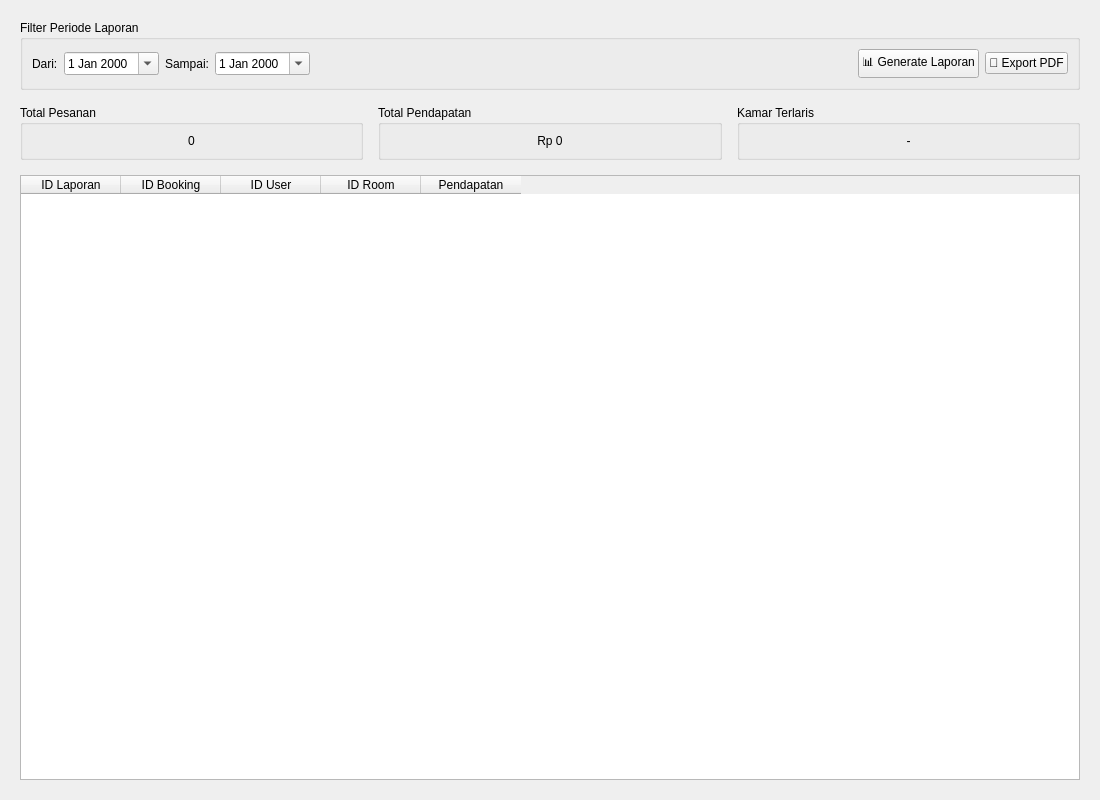
<?xml version="1.0" encoding="UTF-8"?>
<ui version="4.0">
 <class>AdminReportApp</class>

 <widget class="QWidget" name="AdminReportApp">
  <property name="geometry">
   <rect>
    <x>0</x><y>0</y><width>1100</width><height>800</height>
   </rect>
  </property>
  <property name="windowTitle">
   <string>Golden Stay - Laporan Pendapatan</string>
  </property>

  <layout class="QVBoxLayout" name="verticalLayout">
   <property name="spacing"><number>15</number></property>
   <property name="margin"><number>20</number></property>

   <!-- FILTER PERIODE -->
   <item>
    <widget class="QGroupBox" name="group_filter">
     <property name="title">
      <string>Filter Periode Laporan</string>
     </property>
     <layout class="QHBoxLayout">

      <item>
       <widget class="QLabel">
        <property name="text"><string>Dari:</string></property>
       </widget>
      </item>

      <item>
       <widget class="QDateEdit" name="date_start">
        <property name="calendarPopup"><bool>true</bool></property>
       </widget>
      </item>

      <item>
       <widget class="QLabel">
        <property name="text"><string>Sampai:</string></property>
       </widget>
      </item>

      <item>
       <widget class="QDateEdit" name="date_end">
        <property name="calendarPopup"><bool>true</bool></property>
       </widget>
      </item>

      <item>
       <spacer name="horizontalSpacer">
        <property name="orientation"><enum>Qt::Horizontal</enum></property>
        <property name="sizeHint"><size><width>40</width><height>20</height></size></property>
       </spacer>
      </item>

      <item>
       <widget class="QPushButton" name="btn_generate">
        <property name="text"><string>📊 Generate Laporan</string></property>
       </widget>
      </item>

      <item>
       <widget class="QPushButton" name="btn_export">
        <property name="text"><string>📕 Export PDF</string></property>
       </widget>
      </item>

     </layout>
    </widget>
   </item>

   <!-- STAT CARDS -->
   <item>
    <layout class="QHBoxLayout" name="statsLayout">

     <item>
      <widget class="QGroupBox" name="card_total_order">
       <property name="title"><string>Total Pesanan</string></property>
       <layout class="QVBoxLayout">
        <item>
         <widget class="QLabel" name="label_total_order">
          <property name="text"><string>0</string></property>
          <property name="alignment"><set>Qt::AlignCenter</set></property>
         </widget>
        </item>
       </layout>
      </widget>
     </item>

     <item>
      <widget class="QGroupBox" name="card_total_income">
       <property name="title"><string>Total Pendapatan</string></property>
       <layout class="QVBoxLayout">
        <item>
         <widget class="QLabel" name="label_total_income">
          <property name="text"><string>Rp 0</string></property>
          <property name="alignment"><set>Qt::AlignCenter</set></property>
         </widget>
        </item>
       </layout>
      </widget>
     </item>

     <item>
      <widget class="QGroupBox" name="card_best_room">
       <property name="title"><string>Kamar Terlaris</string></property>
       <layout class="QVBoxLayout">
        <item>
         <widget class="QLabel" name="label_best_room">
          <property name="text"><string>-</string></property>
          <property name="alignment"><set>Qt::AlignCenter</set></property>
         </widget>
        </item>
       </layout>
      </widget>
     </item>

    </layout>
   </item>

   <!-- TABLE LAPORAN -->
   <item>
    <widget class="QTableWidget" name="table">
     <property name="columnCount"><number>5</number></property>

     <column><property name="text"><string>ID Laporan</string></property></column>
     <column><property name="text"><string>ID Booking</string></property></column>
     <column><property name="text"><string>ID User</string></property></column>
     <column><property name="text"><string>ID Room</string></property></column>
     <column><property name="text"><string>Pendapatan</string></property></column>

    </widget>
   </item>

  </layout>
 </widget>

 <resources/>
 <connections/>
</ui>
